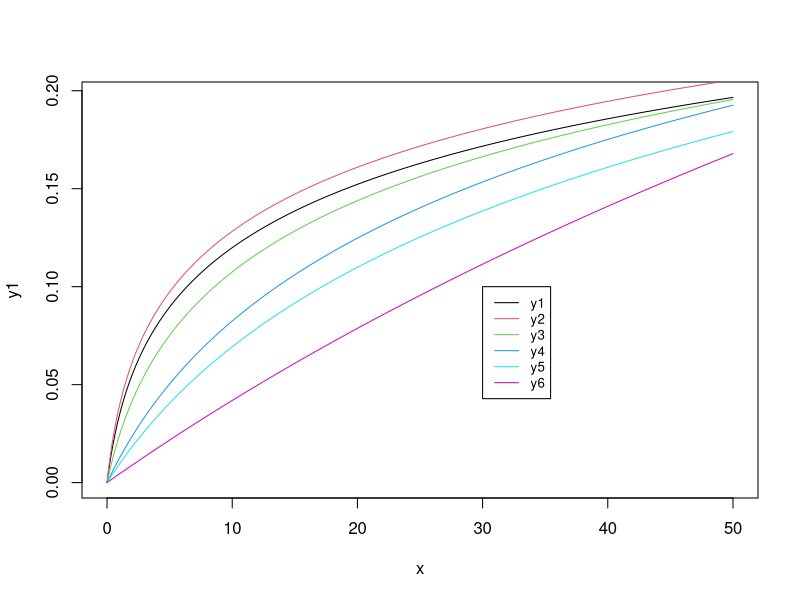

The R script that drew this image:
x <- seq(0, 50, 0.01)

y1 <- 0.05 * log(1*x +1)
plot(x, y1, type = 'l', col = 1)

y2 <- 0.05 * log(1.2*x +1)  
points(x, y2, type = 'l', col = 2)

y3 <- 0.06 * log(0.5*x +1)
points(x, y3, type = 'l', col = 3)

y4 <- 0.09*log(0.15 *x +1)
points(x, y4, type = 'l', col = 4)

y5 <- 0.1 * log(0.1 *x+1)
points(x, y5, type = 'l', col = 5)

y6 <- 0.3 * log(0.015 *x+1)
points(x, y6, type = 'l', col = 6)


legend(
  30, 0.1,
  legend = c('y1', 'y2', 'y3', 'y4', 'y5', 'y6'),
  col = c(1,2,3,4,5,6),
  lty = 1, 
  cex=0.8
)

Table_susceptibility_functions <- data.frame(
  a = c(
    rep(0.09, 5),
    rep(0.06, 8),
    rep(0.1, 5),
    rep(0.05, 5),
    rep(0.05, 5),
    rep(0.3, 10)
  ),
  b = c(
    rep(0.15, 5),
    rep(0.5, 8),
    rep(0.1, 5),
    rep(1, 5),
    rep(1.2, 5),
    rep(0.015, 10)
  ),
  "Object_type" = c(1,1,1,1,1,   # y4
                    2,2,2,2,2,2,2,2, #y3
                    3,3,3,3,3,  #y5
                    4,4,4,4,4,   #y1
                    5,5,5,5,5,   #y2
                    6,6,6,6,6,6,6,6,6,6)  # y6
  
)

